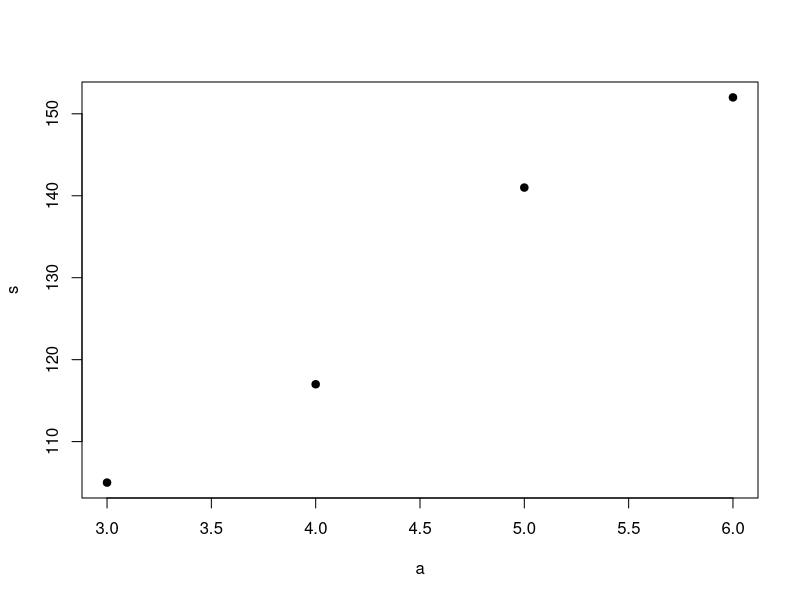

R code for this plot: (Note: this script raises an error after producing the figure.)
# Load libraries
library(pracma)

# Setting up least squares problem
# Advertising example from lecture notes
a <- 3:6
s <- c(105,117,141,152)
plot(a, s, pch = 19)
vandermonde <- function(x) {
  A <- outer(x, (length(x)):1 - 1, "^")
  return(A)
}
A <- vandermonde(a)[,c(3,4)]

# Least squares with one basis vector
# Find best solution x (scalar) to ax = b
a <- c(2,1)
b <- c(6,8)
pseudoinv <- solve(t(a) %*% a) %*% t(a)
x <- pseudoinv %*% b
bhat <- a %*% x
r <- b - bhat
print(x)
print(bhat)
dot <- function(v1,v2){sum(v1*v2)}
dot(a,r)

# Least squares with two basis vectors
# Advertising example from lecture notes
a <- 3:6
A <- vandermonde(a)[,c(3,4)]
b <- c(105,117,141,152)
pseudoinv <- solve(t(A) %*% A) %*% t(A)
x <- pseudoinv %*% b
bhat <- A %*% x
r <- b - bhat
print(x)
print(bhat)
dot(r,A[,1])
dot(r,A[,2])
plot(a1,b,xlab="advertising",ylab="sales")
xx <- seq(from=0,to=6,length=200)
lines(xx,horner(as.numeric(x),xx)$y)

# Best-fit parabola
x <- c(0,1,2,3)
A <- vandermonde(x)[,2:4]
b <- c(6,5,2,2)
pseudoinv <- solve(t(A) %*% A) %*% t(A)
c <- pseudoinv %*% b
bhat <- A %*% c
r <- b - bhat
print(c)
plot(x,b)
xx <- seq(from=0,to=3,length=200)
lines(xx,horner(c,xx)$y)
print(r)

# Data compression
x <- seq(from=0,to=1,length=100)
y <- 3*x + 0.4*(2*runif(100))
plot(x,y)
A <- vandermonde(x)[,(length(x)-1):length(x)]
c <- qr.solve(A,y)
lines(x, horner(c,x)$y, col = "red")